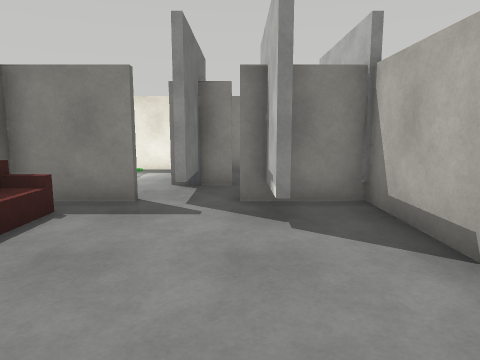
view 1 (above)

17 first-person views from a walk through a robot-simulator world made for Webots. The camera is 1.3 m above the floor, tilts 8° down and sees 70° across. The floor is counted in squares, 1 m on a side. Each view is taken from the middle of a square. On the plan, view 1 faces up. The plan holds only what a view shows up to about 15 squares ahead; the rest is blank. Robots are left out. Webots' stock objects and surfaces are drawn as simple stand-ins.

view 2
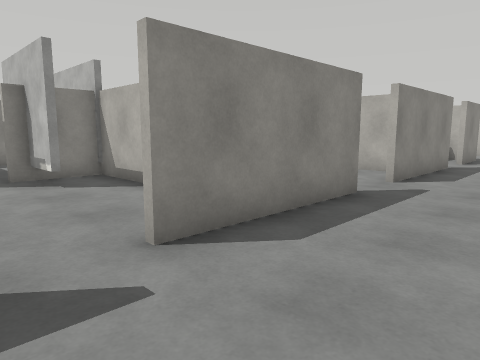

view 3
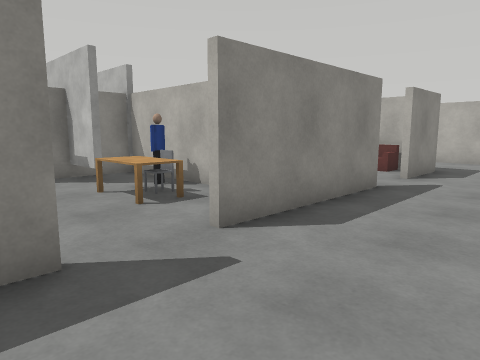

view 4
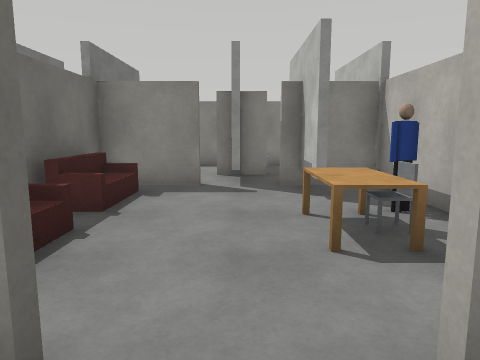

view 5
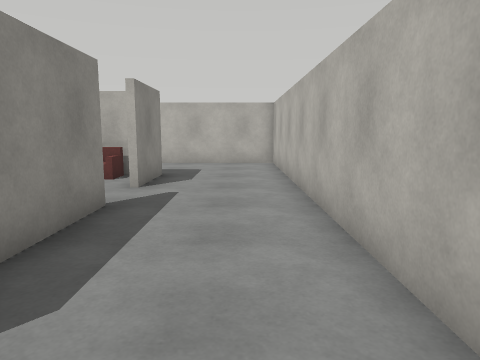

view 6
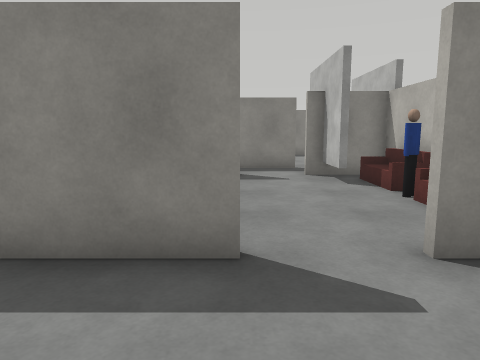

view 7
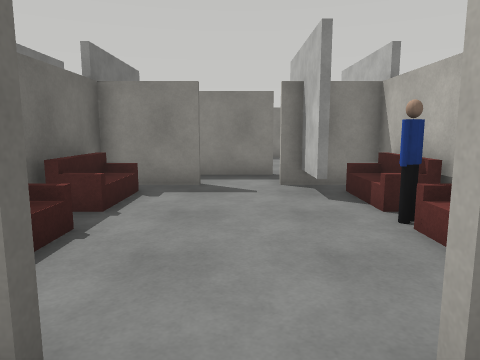

view 8
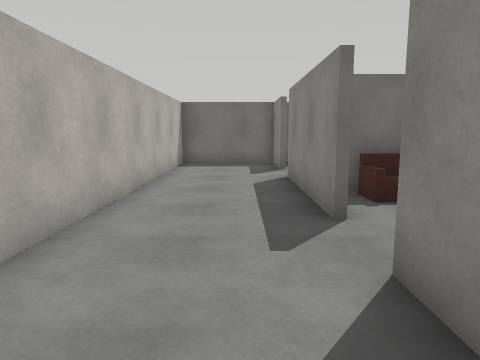

view 9
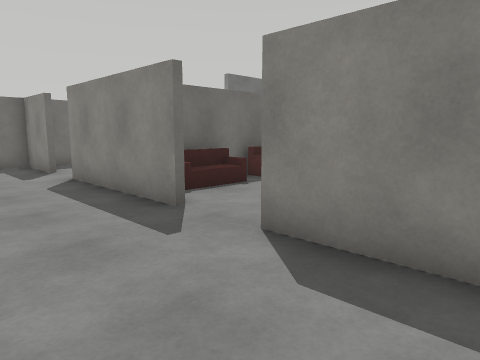

view 10
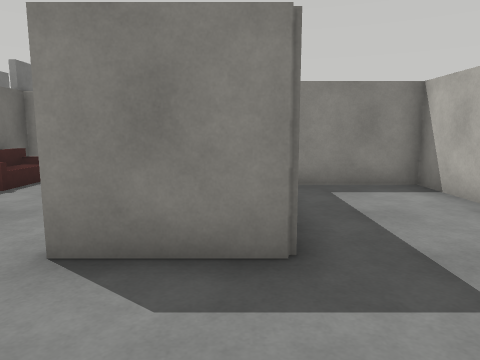

view 11
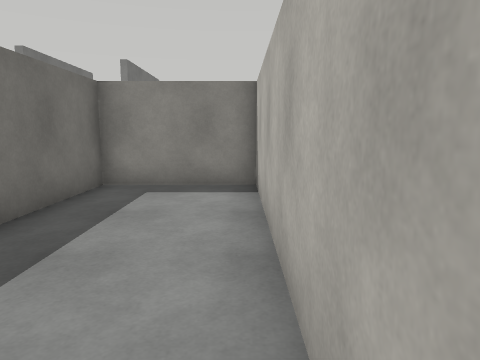

view 12
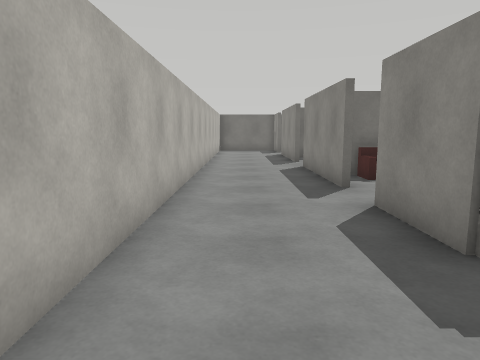

view 13
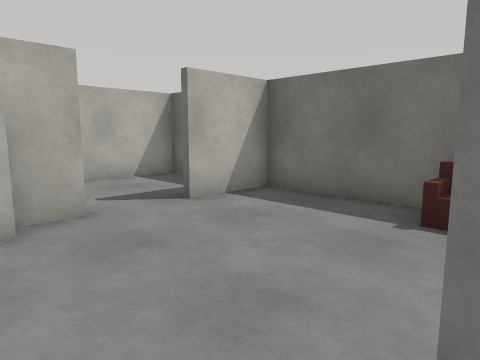

view 14
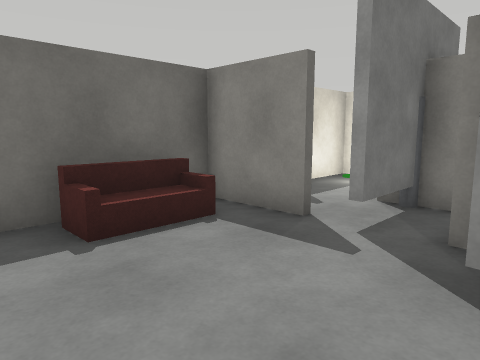

view 15
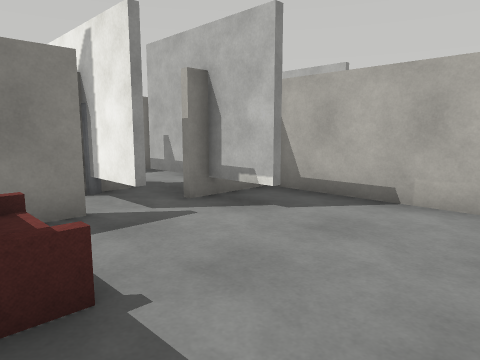

view 16
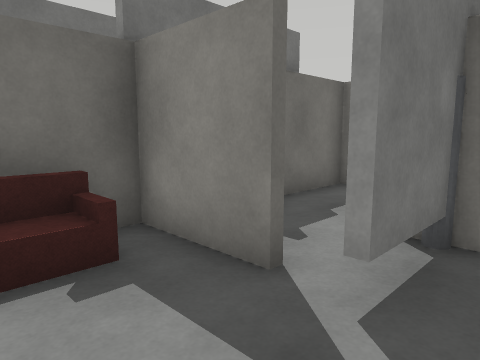

view 17
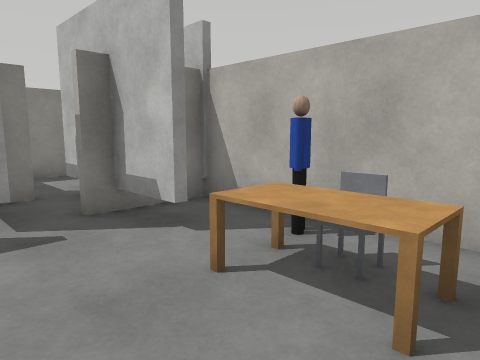

### Floor plan
Points are (right, up) in squares from view 1. A wall is a line through its corners. A room is listed if a view was taken in it or the views show most of it. See-through windows are left out.
Room 1 (views 1, 2, 3, 4, 5, 6, 7, 8, 9, 10, 11, 12, 13, 14, 15, 16, 17)
walls: (9.4, 2.4) (9.4, 3.5); (5.1, -0.6) (0, -0.6); (12.1, -0.6) (7, -0.6); (9.4, 5.4) (9.4, 6.5); (2.4, 2.4) (2.4, 3.5); (2.6, 3.5) (2.6, 2.4); (5.1, 6.4) (2.6, 6.4); (12.1, 6.4) (7, 6.4); (2.4, 5.4) (2.4, 6.5); (6.9, 8.4) (5.2, 8.4); (2, 6.4) (0, 6.4); (0, -0.4) (1, -0.4); (16.6, -0.6) (14, -0.6); (16.4, 5.4) (16.4, 6.4) (15.4, 6.4); (14.1, 8.4) (11.8, 8.4); (-1.9, -0.6) (-4.4, -0.6); (-0.1, 8.4) (-1.8, 8.4); (-1.9, 6.4) (-4.3, 6.4); (-4.4, -0.4) (-2, -0.4); (-4.3, 3.6) (-4.3, -4.4) (20.4, -4.4) (20.4, 4.4) (16.6, 4.4) (16.6, 2.4)
ways out: gap at (14, 9)
objects: sofa (-4, 4) to (-3, 5); blank board (-1, 7) to (-1, 8); cabinet (1, 0) to (2, 0); sofa (3, 1) to (4, 2); sofa (3, 4) to (4, 5); blank board (6, 7) to (6, 8); table (7, 2) to (7, 3); chair (8, 2) to (8, 3); person (9, 4); sofa (10, 1) to (11, 2); sofa (10, 4) to (11, 5); sofa (15, 1) to (16, 2); person (15, 3); sofa (15, 4) to (16, 5); blank board (15, 6) to (15, 9)

Positions as (right, up) in squares from view 1, and headings:
1: (0, 0), facing up
2: (-2, -4), facing up-right
3: (4, -4), facing up-right
4: (6, -2), facing up
5: (6, -3), facing right
6: (12, -4), facing up
7: (13, -2), facing up
8: (10, -2), facing left
9: (10, -4), facing up-left
10: (16, -4), facing up
11: (20, -4), facing up
12: (20, -3), facing left
13: (2, 5), facing down-left
14: (1, 2), facing up-left
15: (-4, 1), facing up-right
16: (7, 4), facing up-left
17: (5, 1), facing up-right
